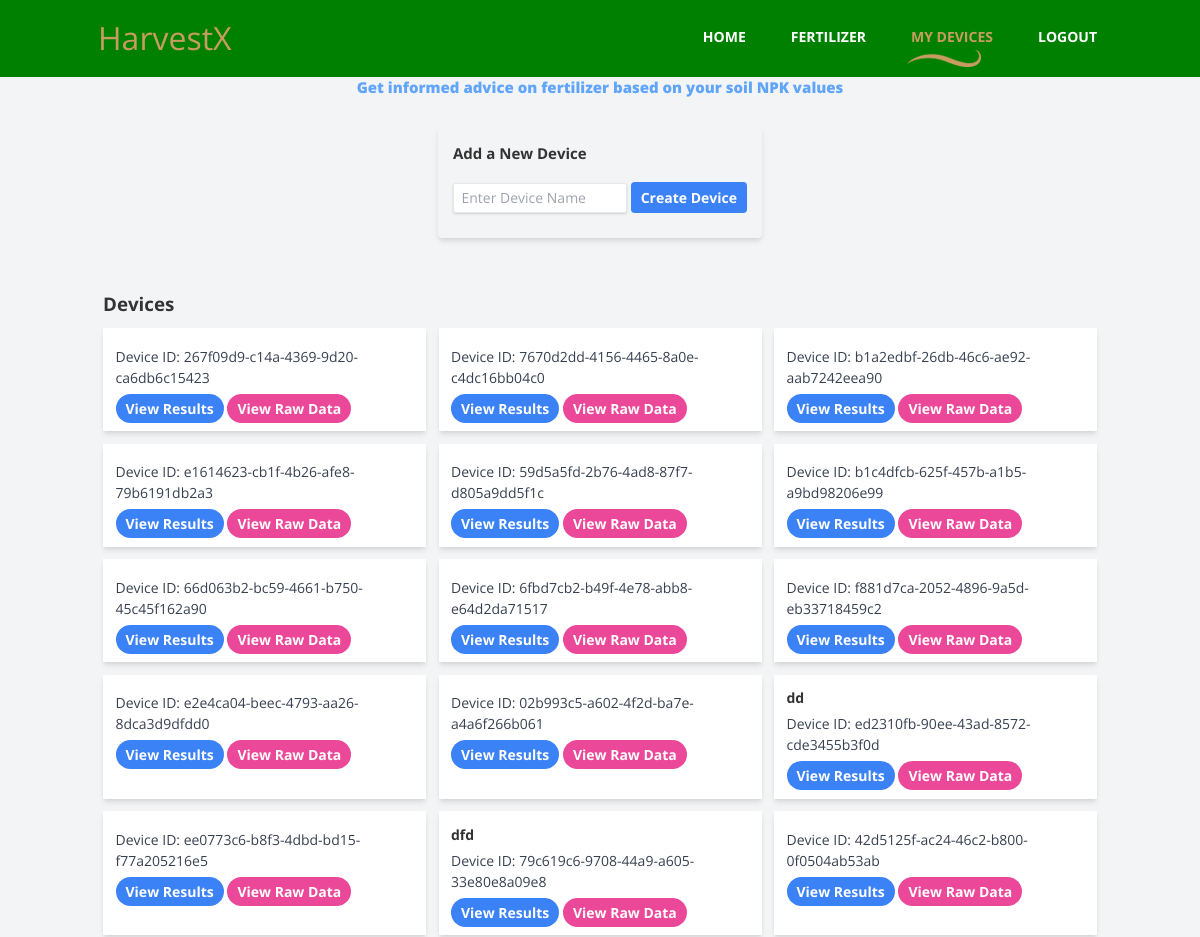
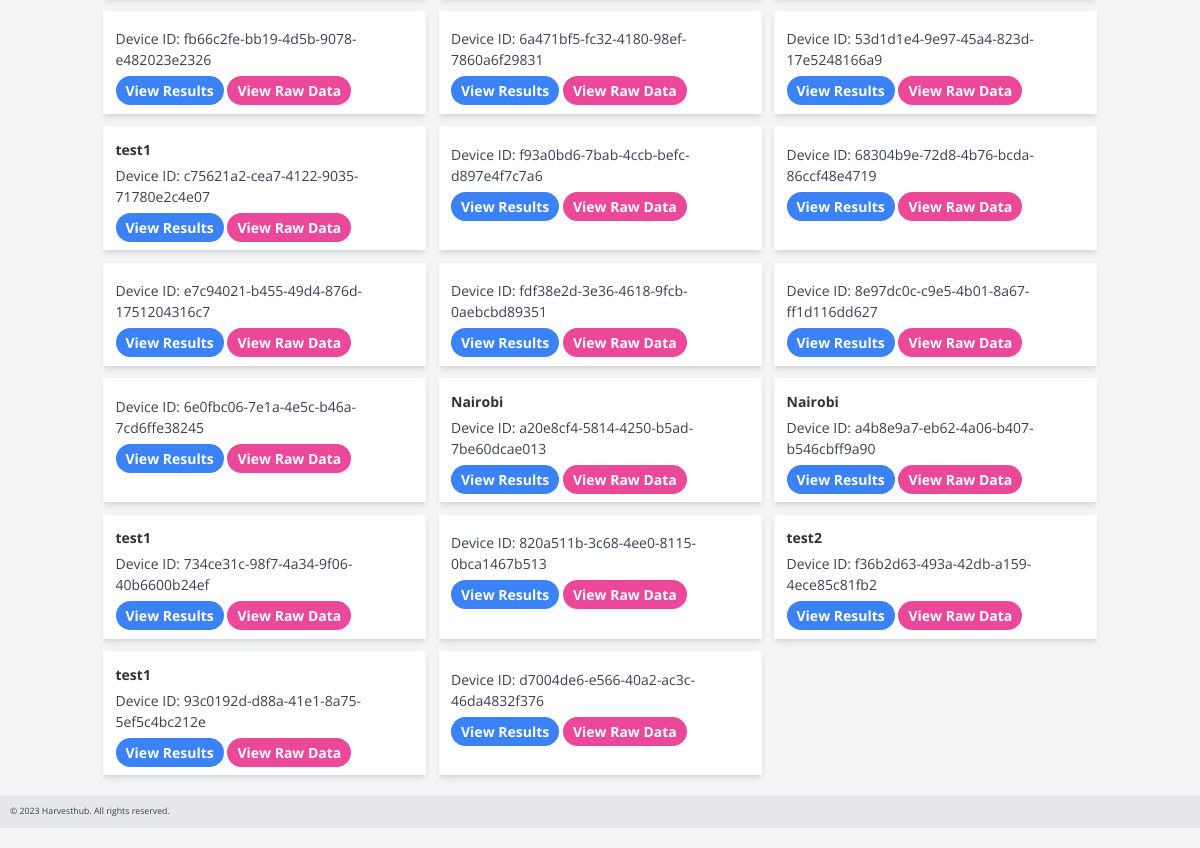
The app's page /index.html (signed in) with its own data (2 pictures, top to bottom).
### app.py (models this page shows)
class Device(db.Model):
    id = db.Column(db.Integer, primary_key=True)
    device_code = db.Column(db.String)
    user_id = db.Column(db.Integer)
    name = db.Column(db.String(50))

### app.py (the view)
@app.route('/')
@app.route("/index.html")
def index():  # put application's code here
    if current_user.is_authenticated:
        user_devices = Device.query.filter_by(user_id=current_user.id).all()
        return render_template('devices.html', devices=user_devices)
    return render_template("index.html")

### app.py (called while the page is built)
@login_manager.user_loader
def load_user(user_id):
    return User.query.get(int(user_id))

### templates/devices.html (shortened to what this page needs)
{% extends "layout.html" %}
{% block nav %}
<li><a href="/index.html">Home</a></li>
<li><a href="FertilizerRecommendation" >Fertilizer</a></li>
    <li><a href="devices" class="active" >My Devices</a></li>
     <li><a href="{{ url_for("logout") }}" >Logout</a></li>
{% endblock %}
{% block body %}
<body class="bg-gray-100">
<h2 style="text-align: center;" class="text-2xl font-bold text-blue-400">
  <b>Get informed advice on fertilizer based on your soil NPK values</b>
</h2>
<br >
    <div class="flex justify-center items-center py-4">
    <div class="bg-gray-100 p-6 rounded-md shadow-md mb-8 max-w-l ">
  <h1 class="text-2xl font-bold mb-4">Add a New Device</h1>
  <form action="{{ url_for('create_device') }}" method="post">
            <input
              class="shadow appearance-none border rounded w-120 h-19 my-4 py-2 px-3 text-gray-700 leading-tight focus:outline-none focus:shadow-outline"
              id="name"
              type="text"
              placeholder="Enter Device Name"
              name="name"
            />
    <button type="submit" class="bg-blue-500 hover:bg-blue-600 text-white font-bold py-2 px-4 rounded-md mb-4">
      Create Device
    </button>
  </form>
</div>
    </div>
    <div class="container mx-auto mt-10">
        <h1 class="text-3xl font-bold mb-5">Devices</h1>
        <ul class="grid grid-cols-1 md:grid-cols-2 lg:grid-cols-3 gap-5">
            {% for device in devices %}
                <li class="bg-white p-5 shadow-md">
                    <div class="flex items-center justify-between mb-2">
                        <span class="font-bold">{{ device.name }}</span>
                    </div>
                    <div class="text-gray-700">
                        <p>Device ID: {{ device.device_code }}</p>
                    </div>
                    <div class="mt-4">
                        <a href="{{ url_for('predictions', device_id=device.id) }}" class="bg-blue-500 hover:bg-blue-600 text-white font-bold py-2 px-4 rounded-full">View Results</a>
                     <a href="{{ url_for('historic_data', device_id=device.id) }}" class="bg-pink-500 hover:bg-gray-600 text-white font-bold py-2 px-4 rounded-full">View Raw Data</a>
                    </div>
                </li>
            {% endfor %}
        </ul>
    </div>
</body>
{% endblock %}

### static/css/templatemo-style.css (style rules this page uses)
body { overflow-x: hidden; }
ul { margin: 0; padding: 0; }
* { font-family: 'Open Sans', sans-serif; }
.container { max-width: 960px; }
.tm-nav li { list-style: none; float: left; }
.tm-nav li a { color: white; display: inline-block; padding: 15px 15px 20px 30px; -webkit-transition: all 0.3s ease; transition: all 0.3s ease; }
.tm-nav li a:hover, .tm-nav li a:focus, .tm-nav li a.active { color: #c79c60; text-decoration: none; }
.tm-nav li a.active { background: url(../img/logo.png) no-repeat, url(../img/nav-underline.png) no-repeat; background-size: 20px, 74px 17px; background-position: 0% 30%, center bottom; }

### templates/layout.html (style rules this page uses)
html body { background-color: #e4e4e4; }

### records on screen
Device: device_code "267f09d9-c14a-4369-9d20-ca6db6c15423"
Device: device_code "7670d2dd-4156-4465-8a0e-c4dc16bb04c0"
Device: device_code "b1a2edbf-26db-46c6-ae92-aab7242eea90"
Device: device_code "e1614623-cb1f-4b26-afe8-79b6191db2a3"
Device: device_code "59d5a5fd-2b76-4ad8-87f7-d805a9dd5f1c"
Device: device_code "b1c4dfcb-625f-457b-a1b5-a9bd98206e99"
Device: device_code "66d063b2-bc59-4661-b750-45c45f162a90"
Device: device_code "6fbd7cb2-b49f-4e78-abb8-e64d2da71517"
Device: device_code "f881d7ca-2052-4896-9a5d-eb33718459c2"
Device: device_code "e2e4ca04-beec-4793-aa26-8dca3d9dfdd0"
Device: device_code "02b993c5-a602-4f2d-ba7e-a4a6f266b061"
Device: name "dd", device_code "ed2310fb-90ee-43ad-8572-cde3455b3f0d"
Device: device_code "ee0773c6-b8f3-4dbd-bd15-f77a205216e5"
Device: name "dfd", device_code "79c619c6-9708-44a9-a605-33e80e8a09e8"
Device: device_code "42d5125f-ac24-46c2-b800-0f0504ab53ab"
Device: device_code "fb66c2fe-bb19-4d5b-9078-e482023e2326"
Device: device_code "6a471bf5-fc32-4180-98ef-7860a6f29831"
Device: device_code "53d1d1e4-9e97-45a4-823d-17e5248166a9"
Device: name "test1", device_code "c75621a2-cea7-4122-9035-71780e2c4e07"
Device: device_code "f93a0bd6-7bab-4ccb-befc-d897e4f7c7a6"
Device: device_code "68304b9e-72d8-4b76-bcda-86ccf48e4719"
Device: device_code "e7c94021-b455-49d4-876d-1751204316c7"
Device: device_code "fdf38e2d-3e36-4618-9fcb-0aebcbd89351"
Device: device_code "8e97dc0c-c9e5-4b01-8a67-ff1d116dd627"
Device: device_code "6e0fbc06-7e1a-4e5c-b46a-7cd6ffe38245"
Device: name "Nairobi", device_code "a20e8cf4-5814-4250-b5ad-7be60dcae013"
Device: name "Nairobi", device_code "a4b8e9a7-eb62-4a06-b407-b546cbff9a90"
Device: name "test1", device_code "734ce31c-98f7-4a34-9f06-40b6600b24ef"
Device: device_code "820a511b-3c68-4ee0-8115-0bca1467b513"
Device: name "test2", device_code "f36b2d63-493a-42db-a159-4ece85c81fb2"
Device: name "test1", device_code "93c0192d-d88a-41e1-8a75-5ef5c4bc212e"
Device: device_code "d7004de6-e566-40a2-ac3c-46da4832f376"
